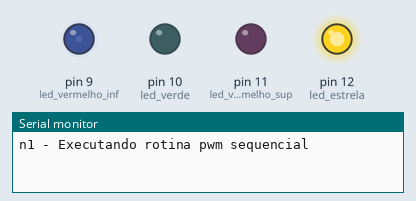
The sketch below on a simulated Arduino Uno, built with avr-gcc and run on an emulated ATmega328P. Parts: output pins drawn as LEDs (lit = HIGH), the last lines printed to the serial monitor. Random numbers use the default seed unless the sketch sets one.

Above: at 0.15 s.
At 9.7 s:
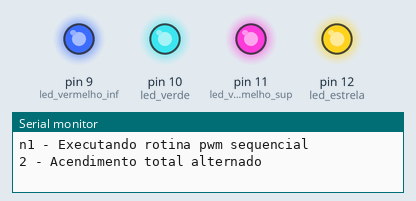
At 12.7 s:
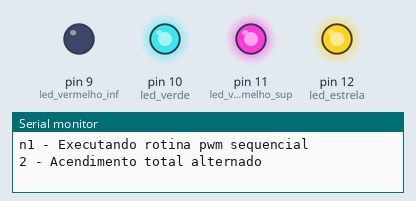
At 15.7 s:
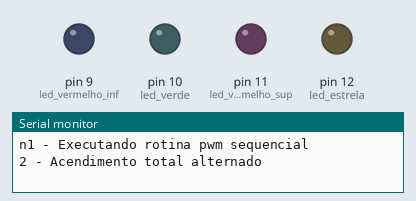
At 23.0 s:
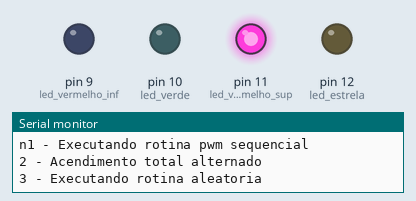
At 38.2 s:
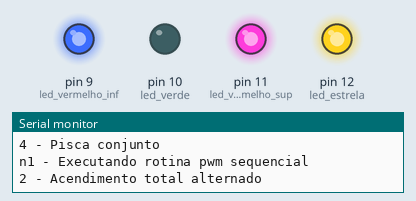
Timing chart, 0 to 40.0 s (numbered marks = the images above):
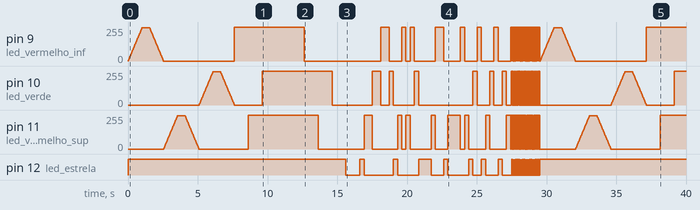

The sketch:

sketch.ino
```cpp
#define led_vermelho_inf 9
#define led_verde 10
#define led_vermelho_sup 11
#define led_estrela 12

void setup()
{
  Serial.begin(9600);
  pinMode(led_vermelho_inf, OUTPUT);
  pinMode(led_verde, OUTPUT);
  pinMode(led_vermelho_sup, OUTPUT);
  pinMode(led_estrela, OUTPUT);
}

void loop()
{
  //Aciona os 3 conjuntos via pwm
  Serial.println("n1 - Executando rotina pwm sequencial");
  analogWrite(led_estrela, 254);
  liga_desliga_leds_pwm(led_vermelho_inf);
  liga_desliga_leds_pwm(led_vermelho_sup);
  liga_desliga_leds_pwm(led_verde);

  //Aciona os 3 conjuntos total alternadamente
  Serial.println("2 - Acendimento total alternado");
  analogWrite(led_vermelho_inf, 254);
  delay(1000);
  analogWrite(led_vermelho_sup, 254);
  delay(1000);
  analogWrite(led_verde, 254);
  delay(1000);
  digitalWrite(led_estrela, 254);
  delay(2000);
  //Desliga os 3 conjuntos total alternadamente
  analogWrite(led_vermelho_inf, 0);
  delay(1000);
  analogWrite(led_vermelho_sup, 0);
  delay(1000);
  analogWrite(led_verde, 0);
  delay(1000);
  digitalWrite(led_estrela, 0);
  delay(1000);

  //Rotina aleatoria
  Serial.println("3 - Executando rotina aleatoria");
  for (int x = 0; x <= 35; x++)
  {
    int valor = random(1, 5);
    int tempo = 300;
    switch (valor)
    {
      case 1:
        analogWrite(led_vermelho_inf, 254);
        delay(tempo);
        analogWrite(led_vermelho_inf, 0);
        break;
      case 2:
        analogWrite(led_vermelho_sup, 254);
        delay(tempo);
        analogWrite(led_vermelho_sup, 0);
        break;
      case 3:
        analogWrite(led_verde, 254);
        delay(tempo);
        analogWrite(led_verde, 0);
        break;
      case 4:
        digitalWrite(led_estrela, 1);
        delay(tempo);
        digitalWrite(led_estrela, 0);
        break;
    }
  }

  //Pisca os 4 conjuntos
  Serial.println("4 - Pisca conjunto");
  Serial.println();
  int tempo = 20;
  for (int y = 0; y <= 20; y++)
  {
    delay(tempo);
    analogWrite(led_vermelho_inf, 254);
    delay(tempo);
    analogWrite(led_vermelho_sup, 254);
    delay(tempo);
    analogWrite(led_verde, 254);
    delay(tempo);
    digitalWrite(led_estrela, 254);
    delay(tempo);
    analogWrite(led_vermelho_inf, 0);
    analogWrite(led_vermelho_sup, 0);
    analogWrite(led_verde, 0);
    digitalWrite(led_estrela, 0);
  }
}

void liga_desliga_leds_pwm(int led)
{
  for (int i = 0; i <= 254; i += 5)
  {
    analogWrite(led, i);
    delay(20);
  }
  delay(500);
  //Rotina desligar led vermelho esquerdo pwm
  for (int i = 254; i >= 0 ; i -= 5)
  {
    analogWrite(led, i);
    delay(20);
  }
  analogWrite(led, 0);
}
```

Measured:
- by itself, pin 12 (led_estrela): LOW → HIGH at 0.00 s, → LOW 15.6 s later, → HIGH 1.0 s later, → LOW 0.30 s later, … (57 changes in this stretch)
